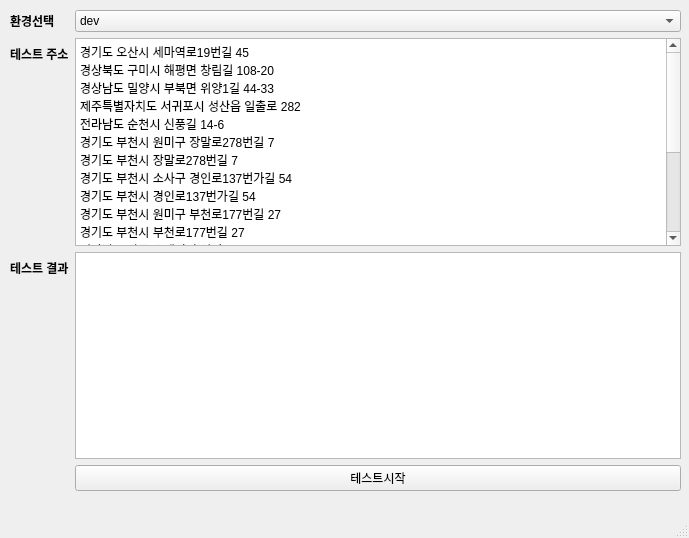
<?xml version="1.0" encoding="UTF-8"?>
<ui version="4.0">
 <class>MainWindow</class>
 <widget class="QMainWindow" name="MainWindow">
  <property name="geometry">
   <rect>
    <x>0</x>
    <y>0</y>
    <width>689</width>
    <height>538</height>
   </rect>
  </property>
  <property name="windowTitle">
   <string>MainWindow</string>
  </property>
  <widget class="QWidget" name="centralwidget">
   <widget class="QWidget" name="formLayoutWidget">
    <property name="geometry">
     <rect>
      <x>10</x>
      <y>10</y>
      <width>671</width>
      <height>481</height>
     </rect>
    </property>
    <layout class="QFormLayout" name="formLayout">
     <item row="0" column="0">
      <widget class="QLabel" name="label">
       <property name="font">
        <font>
         <weight>75</weight>
         <bold>true</bold>
        </font>
       </property>
       <property name="text">
        <string>환경선택</string>
       </property>
      </widget>
     </item>
     <item row="0" column="1">
      <widget class="QComboBox" name="select_zone">
       <item>
        <property name="text">
         <string>dev</string>
        </property>
       </item>
       <item>
        <property name="text">
         <string>qa</string>
        </property>
       </item>
       <item>
        <property name="text">
         <string>stg</string>
        </property>
       </item>
       <item>
        <property name="text">
         <string>prod</string>
        </property>
       </item>
      </widget>
     </item>
     <item row="1" column="0">
      <widget class="QLabel" name="label_2">
       <property name="font">
        <font>
         <weight>75</weight>
         <bold>true</bold>
        </font>
       </property>
       <property name="text">
        <string>테스트 주소</string>
       </property>
      </widget>
     </item>
     <item row="2" column="0">
      <widget class="QLabel" name="label_3">
       <property name="font">
        <font>
         <weight>75</weight>
         <bold>true</bold>
        </font>
       </property>
       <property name="text">
        <string>테스트 결과</string>
       </property>
      </widget>
     </item>
     <item row="2" column="1">
      <widget class="QTextBrowser" name="browser_test_result">
       <property name="html">
        <string>&lt;!DOCTYPE HTML PUBLIC &quot;-//W3C//DTD HTML 4.0//EN&quot; &quot;http://www.w3.org/TR/REC-html40/strict.dtd&quot;&gt;
&lt;html&gt;&lt;head&gt;&lt;meta name=&quot;qrichtext&quot; content=&quot;1&quot; /&gt;&lt;style type=&quot;text/css&quot;&gt;
p, li { white-space: pre-wrap; }
&lt;/style&gt;&lt;/head&gt;&lt;body style=&quot; font-family:'Gulim'; font-size:9pt; font-weight:400; font-style:normal;&quot;&gt;
&lt;p style=&quot;-qt-paragraph-type:empty; margin-top:0px; margin-bottom:0px; margin-left:0px; margin-right:0px; -qt-block-indent:0; text-indent:0px;&quot;&gt;&lt;br /&gt;&lt;/p&gt;&lt;/body&gt;&lt;/html&gt;</string>
       </property>
      </widget>
     </item>
     <item row="3" column="1">
      <widget class="QPushButton" name="btn_test_start">
       <property name="text">
        <string>테스트시작</string>
       </property>
      </widget>
     </item>
     <item row="1" column="1">
      <widget class="QTextEdit" name="text_test_input">
       <property name="html">
        <string>&lt;!DOCTYPE HTML PUBLIC &quot;-//W3C//DTD HTML 4.0//EN&quot; &quot;http://www.w3.org/TR/REC-html40/strict.dtd&quot;&gt;
&lt;html&gt;&lt;head&gt;&lt;meta name=&quot;qrichtext&quot; content=&quot;1&quot; /&gt;&lt;style type=&quot;text/css&quot;&gt;
p, li { white-space: pre-wrap; }
&lt;/style&gt;&lt;/head&gt;&lt;body style=&quot; font-family:'Gulim'; font-size:9pt; font-weight:400; font-style:normal;&quot;&gt;
&lt;p style=&quot; margin-top:0px; margin-bottom:0px; margin-left:0px; margin-right:0px; -qt-block-indent:0; text-indent:0px;&quot;&gt;경기도 오산시 세마역로19번길 45&lt;/p&gt;
&lt;p style=&quot; margin-top:0px; margin-bottom:0px; margin-left:0px; margin-right:0px; -qt-block-indent:0; text-indent:0px;&quot;&gt;경상북도 구미시 해평면 창림길 108-20&lt;/p&gt;
&lt;p style=&quot; margin-top:0px; margin-bottom:0px; margin-left:0px; margin-right:0px; -qt-block-indent:0; text-indent:0px;&quot;&gt;경상남도 밀양시 부북면 위양1길 44-33&lt;/p&gt;
&lt;p style=&quot; margin-top:0px; margin-bottom:0px; margin-left:0px; margin-right:0px; -qt-block-indent:0; text-indent:0px;&quot;&gt;제주특별자치도 서귀포시 성산읍 일출로 282&lt;/p&gt;
&lt;p style=&quot; margin-top:0px; margin-bottom:0px; margin-left:0px; margin-right:0px; -qt-block-indent:0; text-indent:0px;&quot;&gt;전라남도 순천시 신풍길 14-6&lt;/p&gt;
&lt;p style=&quot; margin-top:0px; margin-bottom:0px; margin-left:0px; margin-right:0px; -qt-block-indent:0; text-indent:0px;&quot;&gt;경기도 부천시 원미구 장말로278번길 7&lt;/p&gt;
&lt;p style=&quot; margin-top:0px; margin-bottom:0px; margin-left:0px; margin-right:0px; -qt-block-indent:0; text-indent:0px;&quot;&gt;경기도 부천시 장말로278번길 7&lt;/p&gt;
&lt;p style=&quot; margin-top:0px; margin-bottom:0px; margin-left:0px; margin-right:0px; -qt-block-indent:0; text-indent:0px;&quot;&gt;경기도 부천시 소사구 경인로137번가길 54&lt;/p&gt;
&lt;p style=&quot; margin-top:0px; margin-bottom:0px; margin-left:0px; margin-right:0px; -qt-block-indent:0; text-indent:0px;&quot;&gt;경기도 부천시 경인로137번가길 54&lt;/p&gt;
&lt;p style=&quot; margin-top:0px; margin-bottom:0px; margin-left:0px; margin-right:0px; -qt-block-indent:0; text-indent:0px;&quot;&gt;경기도 부천시 원미구 부천로177번길 27&lt;/p&gt;
&lt;p style=&quot; margin-top:0px; margin-bottom:0px; margin-left:0px; margin-right:0px; -qt-block-indent:0; text-indent:0px;&quot;&gt;경기도 부천시 부천로177번길 27&lt;/p&gt;
&lt;p style=&quot; margin-top:0px; margin-bottom:0px; margin-left:0px; margin-right:0px; -qt-block-indent:0; text-indent:0px;&quot;&gt;전라남도 나주시 세지면 신지로 418&lt;/p&gt;
&lt;p style=&quot; margin-top:0px; margin-bottom:0px; margin-left:0px; margin-right:0px; -qt-block-indent:0; text-indent:0px;&quot;&gt;전라남도 나주시 세지면 신지로 1018&lt;/p&gt;
&lt;p style=&quot; margin-top:0px; margin-bottom:0px; margin-left:0px; margin-right:0px; -qt-block-indent:0; text-indent:0px;&quot;&gt;대구광역시 동구 율하동로25길 47-12&lt;/p&gt;
&lt;p style=&quot; margin-top:0px; margin-bottom:0px; margin-left:0px; margin-right:0px; -qt-block-indent:0; text-indent:0px;&quot;&gt;대구광역시 동구 율하동로25길 43-4&lt;/p&gt;
&lt;p style=&quot; margin-top:0px; margin-bottom:0px; margin-left:0px; margin-right:0px; -qt-block-indent:0; text-indent:0px;&quot;&gt;경기도 부천시 원미구 원미로77번길 20-6&lt;/p&gt;
&lt;p style=&quot; margin-top:0px; margin-bottom:0px; margin-left:0px; margin-right:0px; -qt-block-indent:0; text-indent:0px;&quot;&gt;대구광역시 남구 양지북길 146-2&lt;/p&gt;
&lt;p style=&quot; margin-top:0px; margin-bottom:0px; margin-left:0px; margin-right:0px; -qt-block-indent:0; text-indent:0px;&quot;&gt;부산광역시 수영구 망미배산로70번가길 25&lt;/p&gt;
&lt;p style=&quot; margin-top:0px; margin-bottom:0px; margin-left:0px; margin-right:0px; -qt-block-indent:0; text-indent:0px;&quot;&gt;충청남도 홍성군 홍성읍 조양로143번길 14&lt;/p&gt;
&lt;p style=&quot; margin-top:0px; margin-bottom:0px; margin-left:0px; margin-right:0px; -qt-block-indent:0; text-indent:0px;&quot;&gt;서울특별시 성동구 왕십리로28가길 12&lt;/p&gt;&lt;/body&gt;&lt;/html&gt;</string>
       </property>
      </widget>
     </item>
    </layout>
   </widget>
  </widget>
  <widget class="QMenuBar" name="menubar">
   <property name="geometry">
    <rect>
     <x>0</x>
     <y>0</y>
     <width>689</width>
     <height>21</height>
    </rect>
   </property>
  </widget>
  <widget class="QStatusBar" name="statusbar"/>
 </widget>
 <resources/>
 <connections>
  <connection>
   <sender>btn_test_start</sender>
   <signal>clicked()</signal>
   <receiver>MainWindow</receiver>
   <slot>start_test()</slot>
   <hints>
    <hint type="sourcelabel">
     <x>367</x>
     <y>465</y>
    </hint>
    <hint type="destinationlabel">
     <x>368</x>
     <y>514</y>
    </hint>
   </hints>
  </connection>
 </connections>
 <slots>
  <slot>start_test()</slot>
 </slots>
</ui>
